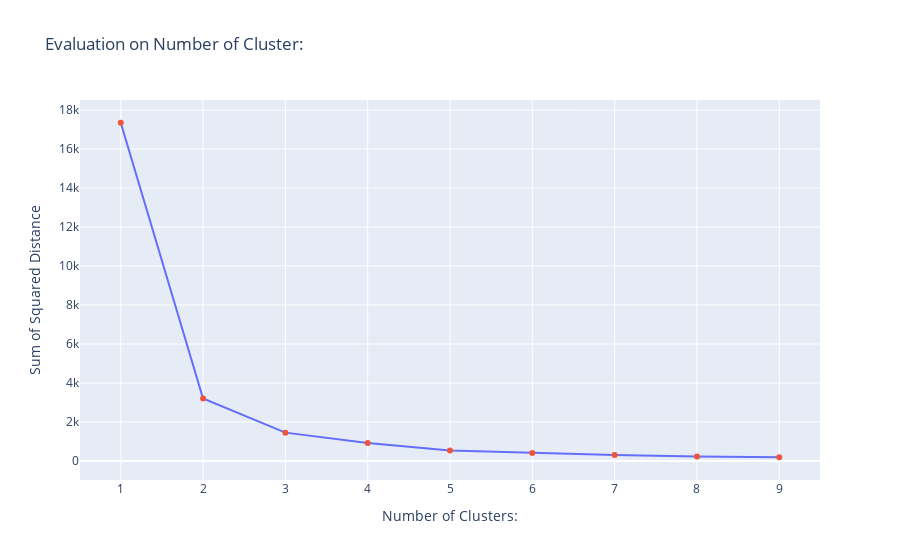

The cell this chart's notebook holds for it:
### Code cell
fig.update_layout(title='Evaluation on Number of Cluster:',
xaxis_title = 'Number of Clusters:',
yaxis_title = 'Sum of Squared Distance',
showlegend=False)

fig.show()

### Figure 1 — Plotly figure (JSON) as saved in the notebook; plotly's stock layout.template omitted (floating-point values rounded to 4 significant figures)
{"data": [{"mode": "lines", "type": "scatter", "x": [1, 2, 3, 4, 5, 6, 7, 8, 9], "y": [17350.0, 3205.0, 1452.0, 919.3, 530.0, 405.3, 308.6, 225.4, 189.4]}, {"mode": "markers", "type": "scatter", "x": [1, 2, 3, 4, 5, 6, 7, 8, 9], "y": [17350.0, 3205.0, 1452.0, 919.3, 530.0, 405.3, 308.6, 225.4, 189.4]}], "layout": {"showlegend": false, "title": {"text": "Evaluation on Number of Cluster:"}, "xaxis": {"title": {"text": "Number of Clusters:"}}, "yaxis": {"title": {"text": "Sum of Squared Distance"}}}}
